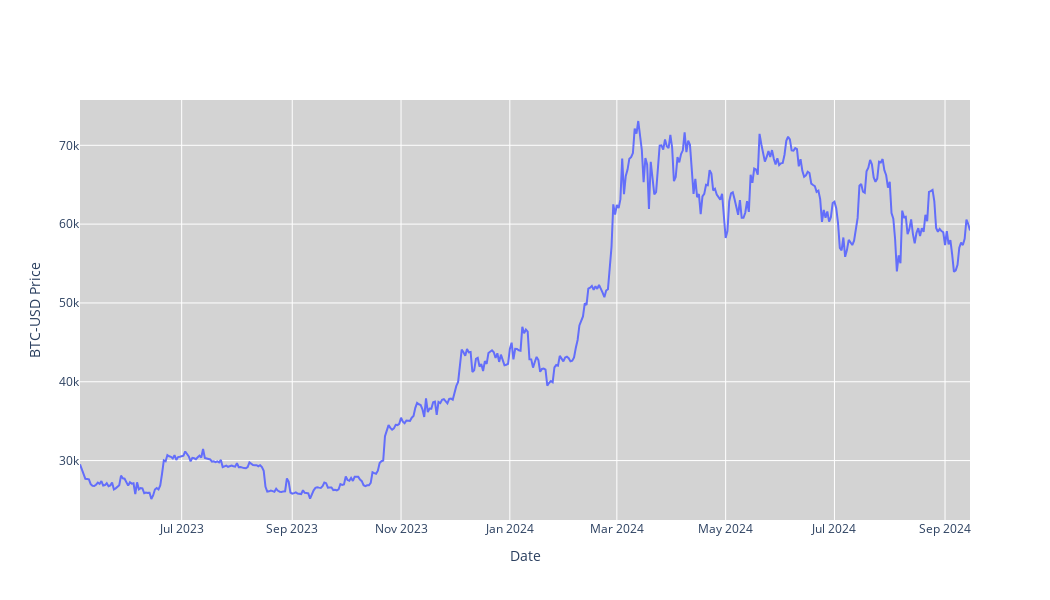

The notebook cell saved with this chart:
### Code cell
#Price chart
fig = go.Figure(data=[go.Scatter(x=stock_data.index, y=stock_data['Adj Close'], mode='lines', name='Adj Close')])
fig.update_layout(
    xaxis_rangeslider_visible=False,
    yaxis_title=f'{ticker} Price',
    xaxis_title='Date',
    plot_bgcolor='lightgrey',
    width=1050,
    height=600
)
fig.show()
fig.write_image('./images/Price.png')

### Figure 1 — Plotly figure (JSON) as saved in the notebook; plotly's stock layout.template omitted (floating-point values rounded to 4 significant figures; data arrays with more than 128 entries replaced by an {"elided": "..."} marker saying what was removed)
{"data": [{"mode": "lines", "name": "Adj Close", "type": "scatter", "x": {"elided": "500 str values"}, "y": {"elided": "500 float values"}}], "layout": {"height": 600, "plot_bgcolor": "lightgrey", "width": 1050, "xaxis": {"rangeslider": {"visible": false}, "title": {"text": "Date"}}, "yaxis": {"title": {"text": "BTC-USD Price"}}}}
